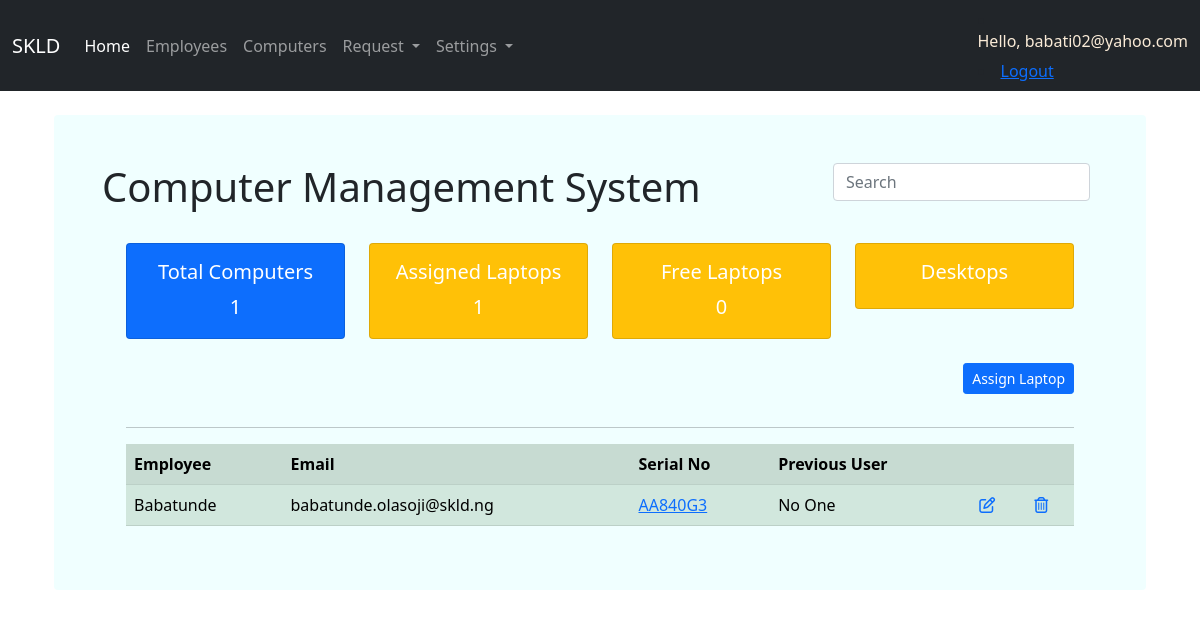
The page / (signed in) on the database its author committed.
### computers/models.py (models this page shows, shortened)
class Account(AbstractBaseUser):
    email           = models.EmailField(verbose_name='email', max_length=60, unique=True)
    username        = models.CharField(max_length=60, unique=True)
    date_joined     = models.DateTimeField(verbose_name='date joined', auto_now_add=True)
    last_login      = models.DateTimeField(verbose_name='last login', auto_now_add=True)
    is_admin        = models.BooleanField(default=False)
    is_active       = models.BooleanField(default=True)
    is_staff        = models.BooleanField(default=False)
    is_superuser    = models.BooleanField(default=False)
    is_employee     = models.BooleanField(default=True)
    is_hr           = models.BooleanField(default=False)
    USERNAME_FIELD = 'email'
    REQUIRED_FIELDS = ['username']
    objects = MyAccountManager()
    def __str__(self):
        return self.email

class Assign(models.Model):
    employee = models.ForeignKey(Employee, blank=True, null=True, on_delete=models.CASCADE)
    email = models.CharField(max_length=200, null=True)
    serial_no = models.OneToOneField(Computer, blank=True, null=True, on_delete=models.PROTECT)
    previous_user = models.CharField(max_length=200, null=True)

class Employee(models.Model):
    name = models.CharField(max_length=200, null=True)
    employee_id = models.CharField(max_length=200, null=True)
    department = models.ForeignKey (Department, null=True, on_delete=models.SET_NULL)
    role = models.ForeignKey (Role, null=True, on_delete=models.SET_NULL)
    email = models.CharField(max_length=200, null=True)
    phone = models.CharField(max_length=200, null=True)
    profile_pic =models.ImageField(default="Profile Pic.jpg",null=True, blank=True, upload_to="images/")
    date_created = models.DateTimeField(auto_now_add=True, null=True)
    def __str__(self):
        return self.name

class Computer(models.Model):
    serial_no = models.CharField(max_length=200, null=True)
    computer_make = models.CharField(max_length=200, null=True)
    computer_model= models.CharField(max_length=200, null=True)
    ram = models.CharField(max_length=200, null=True)
    category = models.ForeignKey(Category, null=True, on_delete=models.PROTECT)
    memory = models.CharField(max_length=200, null=True)
    processor = models.CharField(max_length=200, null=True)
    condition = models.CharField(max_length=200, null=True)
    status = models.CharField(max_length=12, null=True)
    photo = models.ImageField(default="Profile Pic.jpg",null=True, blank=True, upload_to="images/")
    comment =  models.TextField(max_length=1000, null=True)
    def __str__(self):
        return self.serial_no

### computers/views.py (the view)
# urls.py: path('', views.index, name='index'),
@login_required
def index(request):
    assigns = Assign.objects.all()
    laptops = Computer.objects.all()
    all_laptops = laptops.count()
    assigned_laptops = laptops.filter(status="Assigned").count()
    unassigned_laptops = laptops.filter(status="Not Assigned").count()
    """  all_desktops = laptops.filter(Computer.category="Desktop").count() """
    """ all_employees = employees.count() """
    search_input = request.GET.get('name-search')
    if search_input:
        assigns = Assign.objects.filter(employee__name__icontains=search_input)
    else:
        assigns = Assign.objects.all()
        search_input = ''
    context = {
        'assigns': assigns,
        'laptops': laptops,
        'all_laptops': all_laptops,
        'assigned_laptops': assigned_laptops,
        'unassigned_laptops': unassigned_laptops,
        """ 'all_desktops': all_desktops, """
        'search_input': search_input
    }
    return render(request, 'computers/index.html', context)

### computers/templates/computers/index.html (shortened to what this page needs)
{% extends 'computers/base.html' %}
{% block content %}
<br>
<div>
    <main class="container-fluid">
    <div class="p-5 rounded" style="background-color:azure;">
        <form class="d-flex" style="float: right;">
            <input class="form-control me-2" type="search" placeholder="Search" aria-label="Search" name="name-search" value="{{search_input}}">
        </form>
        <h1>Computer Management System</h1>
        <br>
        <div class="container-fluid px-4">
            <div class="row">
                <div class="col-xl-3 col-md-6">
                    <div class="card bg-primary text-white mb-4">
                        <div class="card-body">
                        <h5 class="card-title" style="font-size: 20px; text-align: center;"> Total Computers</h5>
                        <div class='card-text' style="font-size: 20px; text-align: center;">
                            {{all_laptops}}
                        </div>
                        </div>
                    </div>
                </div>
                <div class="col-xl-3 col-md-6">
                    <div class="card bg-warning text-white mb-4">
                        <div class="card-body">
                            <h5 class="card-title" style="font-size: 20px; text-align: center;">Assigned Laptops</h5>
                            <div class='card-text' style="font-size: 20px; text-align: center;">
                                {{assigned_laptops}}
                            </div>
                        </div>
                    </div>
                </div>
                <div class="col-xl-3 col-md-6">
                    <div class="card bg-warning text-white mb-4">
                        <div class="card-body">
                            <h5 class="card-title" style="font-size: 20px; text-align: center;">Free Laptops</h5>
                            <div class='card-text' style="font-size: 20px; text-align: center;">
                                {{unassigned_laptops}}
                            </div>
                        </div>
                    </div>
                </div>
                <div class="col-xl-3 col-md-6">
                    <div class="card bg-warning text-white mb-4">
                        <div class="card-body">
                        <h5 class="card-title" style="font-size: 20px; text-align: center;">Desktops</h5>
                    </div>
                </div>
            </div>
        </div>
        {% if user.is_admin %}
        <a href="{% url 'assignlaptop' %}" class="btn btn-primary btn-sm" style="float:right;">Assign Laptop</a><br><br>
        {% endif %}
        <hr>
        <table class="table table-success table-striped">
            <tr>
                <th>Employee</th>
                <th>Email</th>
                <th>Serial No</th>
                <th>Previous User</th>
                {% if user.is_admin%}
                <th></th>
                <th></th>
                {% endif %}
            </tr>
            {% for assign in assigns %}
            <tr>
                <td>{{assign.employee}}</td>
                <td>{{assign.email}}</td>
                <td><a href="{% url 'assigndetail' assign.id %}">{{assign.serial_no}}</a></td>
                <td>{{assign.previous_user}}</td>
                {% if user.is_admin%}
                <td>
                    <a href="#"><i class="fa fa-pencil-square-o fa-fw"></i></a>
                </td>
                <td>
                    <a href="{% url 'deleteassign' assign.id %}" aria-label="Delete"><i class="fa fa-trash-o" aria-hidden="true"></i></a>
                </td>
                {% endif %}
            </tr>
            {% empty %}
                <p>Name does not exist</p>
            {% endfor %}
        </table>
    </div>
</main>
</div>
{% endblock content %}

### computers/templates/computers/base.html (shortened to what this page needs)
<!DOCTYPE html>
<html lang="en">
<head>
    <link href="https://cdn.jsdelivr.net/npm/simple-datatables@latest/dist/style.css" rel="stylesheet" />
    <link rel="stylesheet" href="path/to/font-awesome/css/font-awesome.min.css">
    <link rel="stylesheet" href="https://cdnjs.cloudflare.com/ajax/libs/font-awesome/4.7.0/css/font-awesome.min.css">
    <link rel="stylesheet" href="path/to/font-awesome/css/font-awesome.min.css">
    <link href="https://cdn.jsdelivr.net/npm/bootstrap@5.1.3/dist/css/bootstrap.min.css" rel="stylesheet">
</head>
{% if user.is_admin %}
<nav class="navbar navbar-expand-lg navbar-dark bg-dark">
    <div class="container-fluid">
      <a class="navbar-brand" href="{% url 'index' %}">SKLD</a>
      <div class="collapse navbar-collapse" id="navbarNavDropdown">
        <ul class="navbar-nav">
          <li class="nav-item">
            <a class="nav-link active" aria-current="page" href="{% url 'index' %}">Home</a>
          </li>
          <li class="nav-item">
            <a class="nav-link" href="{% url 'employee' %}">Employees</a>
          </li>
          <li class="nav-item">
            <a class="nav-link" href="{% url 'laptop' %}">Computers</a>
          </li>
          <li class="nav-item dropdown">
            <a class="nav-link dropdown-toggle" href="#" id="navbarDropdownMenuLink" role="button" data-bs-toggle="dropdown" aria-expanded="false">
              Request
            </a>
          </li>
          <li class="nav-item dropdown">
            <a class="nav-link dropdown-toggle" href="#" id="navbarDropdownMenuLink" role="button" data-bs-toggle="dropdown" aria-expanded="false">
              Settings
            </a>
          </li>
        </ul>
      </div>
      <div style="float: right;">
        {% if user.is_authenticated %}
            <li><h6 style="color: antiquewhite;">Hello, {{request.user}}</h6></li>
            <li><a href="{% url 'logout' %}"> Logout</a></li>
        {% else %}
            <li><a href="#"><span class="glyphicon glyphicon-user"></span> Sign Up</a></li>
            <li><a href="{% url 'login' %}"><span class="glyphicon glyphicon-log-in"></span> Login</a></li>
        {% endif %}
      </div>
    </div>
  </nav>
  {% endif %}
  <body>
    {% if user.is_authenticated or user.is_admin or user.is_hr %}
    <div class="container">
        {% block content%}
        {% endblock %}
    </div>
    {% endif %}
</body>

### rows shown on the page
Account: user "babati02@yahoo.com"
Assign: employee "Babatunde", email "babatunde.olasoji@skld.ng", serial_no "AA840G3", previous_user "No One"

### other values the page prints
{{ all_laptops }} "1"
{{ assigned_laptops }} "1"
{{ unassigned_laptops }} "0"
